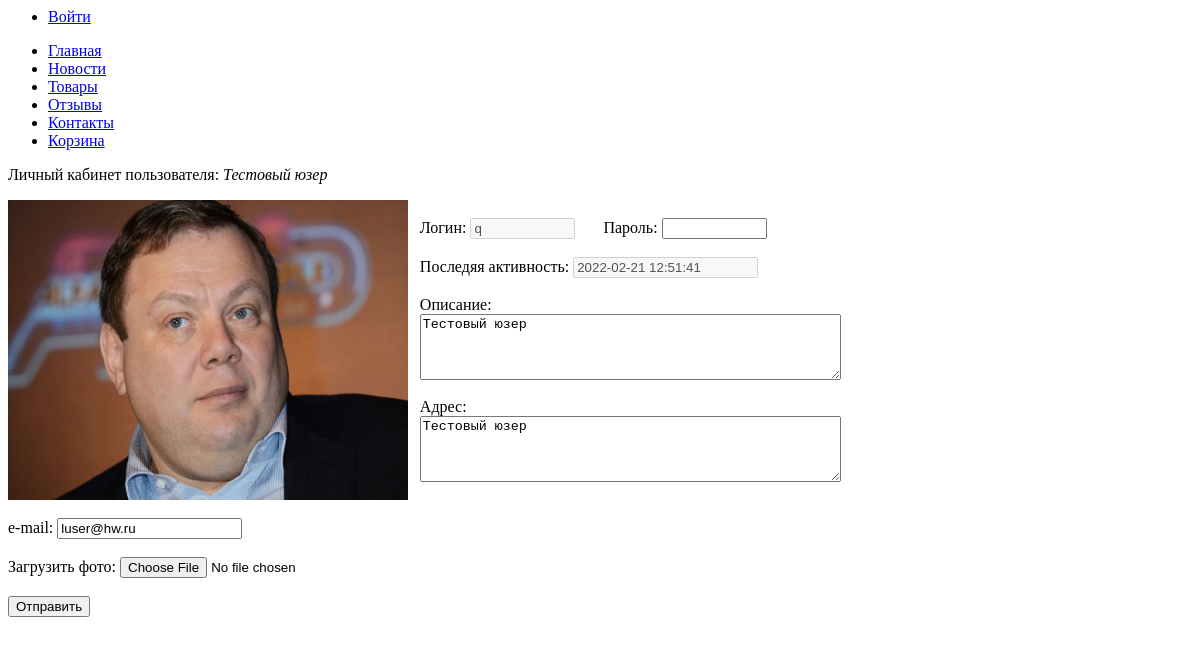
The page /editUser.php?id=8 on the database as committed earlier.
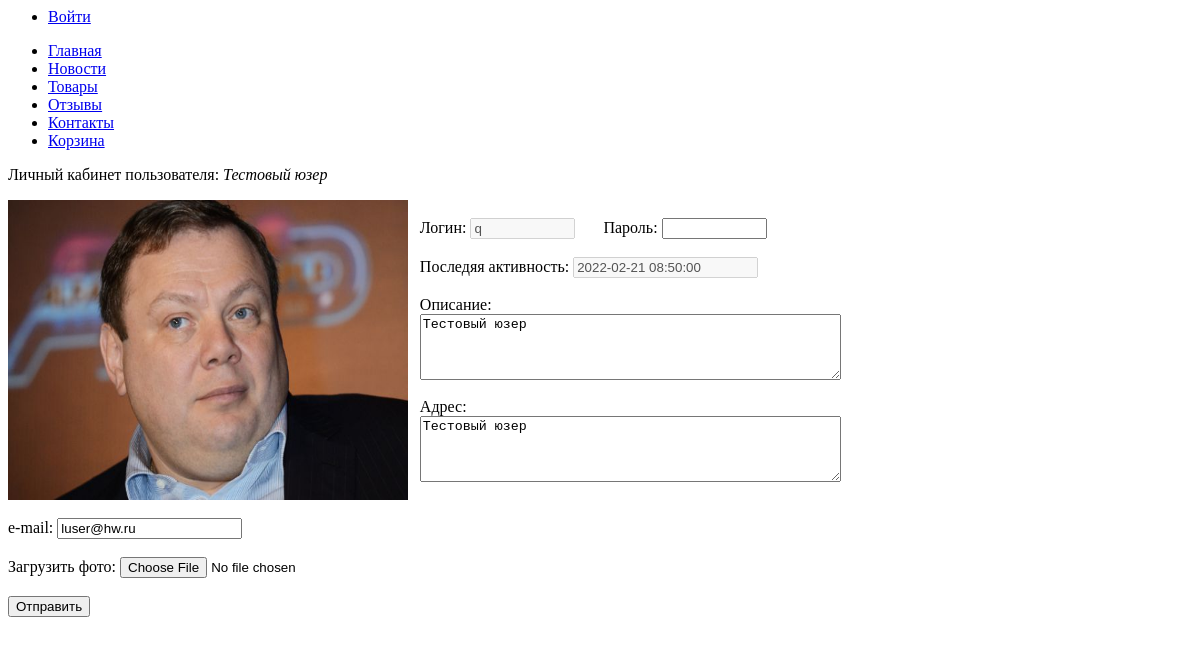
The same page on the database as committed later.
### tables this page shows
CREATE TABLE `users` (
  `id` smallint(5) NOT NULL COMMENT 'id пользователя',
  `login` varchar(50) NOT NULL COMMENT 'имя пользователя в системе',
  `password` varchar(255) NOT NULL COMMENT 'пароль',
  `description` varchar(255) NOT NULL COMMENT 'описание (полное имя)',
  `address` varchar(255) NOT NULL,
  `email` varchar(60) NOT NULL COMMENT 'e-mail пользователя',
  `role` smallint(5) NOT NULL COMMENT 'роль: 0-админ, 1-обычный юзер',
  `photo` varchar(255) NOT NULL,
  `last_action` timestamp NOT NULL DEFAULT current_timestamp() ON UPDATE current_timestamp()
);

### engine/users.php (called while the page is built, shortened)
<?php
function getUser($id)
{
    $id = (int)$id;
    $sql = "SELECT * FROM `users` WHERE `id` = $id";
    return getSingle($sql);
}

### engine/db.php (called while the page is built, shortened)
<?php
function createConnection()
{
    $db = mysqli_connect(DB_HOST, DB_USER, DB_PASS, DB_NAME);
    mysqli_set_charset($db, 'utf8');
    return $db;
}
function getAssocResult($sql)
{
    $db = createConnection();
    $result = mysqli_query($db, $sql);
    $arrayResult = [];
    while ($row = mysqli_fetch_assoc($result)) {
        $arrayResult[] = $row;
    }
    return $arrayResult;
}
function getSingle($sql)
{
    $result = getAssocResult($sql);
    return $result[0];
}

### public/editUser.php (the view, shortened to what this page needs)
<?php
$id = isset($_GET['id']) ? $_GET['id'] : false;
$id = (int)$id;
$user = getUser($id);
$description = $_POST['description'] ?? $user['description'];
$email = $_POST['email'] ?? $user['email'];
$address = $_POST['address'] ?? $user['address'];
?>
<!doctype>
<html lang="ru">
<head>
</head>
<body>
<p>Личный кабинет пользователя: <i><?= $user['description'] ?></i></p>
<div class="container">
    <div class="img">
        <img src="<?= $user['photo'] ?>" alt="<?= $user['description'] ?>" width="400" height="300">
    </div>
</div>
<br>
<form enctype="multipart/form-data" method="POST">
    <span>Логин: </span><input type="text" name="login" size="10" value="<?= $user['login'] ?>" disabled>
    <span>Пароль: </span><input type="password" name="password" size="10"><br><br>
    <span>Последяя активность: </span><input type="text" name="last_action" size="20" value="<?= $user['last_action'] ?>"
                                            disabled><br><br>
    <legend>Описание:</legend>
    <textarea name="description" cols="50" rows="4"><?= $description ?></textarea>
    <br><br>
    <legend>Адрес:</legend>
    <textarea name="address" cols="50" rows="4"><?= $address ?></textarea>
    <br><br><br>
    <span>e-mail: </span><input type="email" name="email" value="<?= $email ?>">
    <br><br>
    <span>Загрузить фото: </span><input type="file" name="userfile"><br><br>
    <input type="submit" value="Отправить">
</form>
</body>
</html>

Rows that differ between the two databases and show on the page:
changed users "Тестовый юзер": last_action "2022-02-21 12:51:41" → "2022-02-21 08:50:00"
